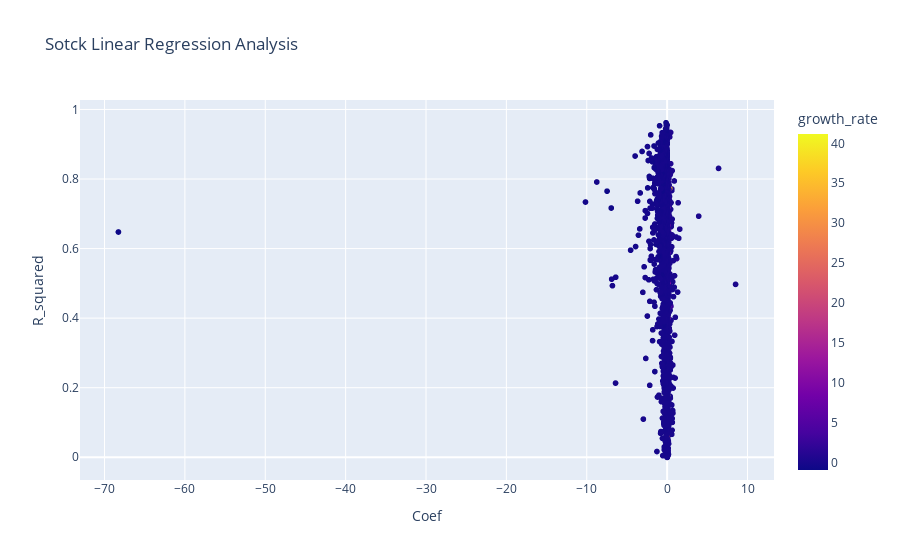

This figure's notebook cell:
### Code cell
px.scatter(df_lr,
           x='Coef',y='R_squared',color='growth_rate',
           title='Sotck Linear Regression Analysis'
                     )

### Figure 1 — Plotly figure (JSON) as saved in the notebook; plotly's stock layout.template omitted (floating-point values rounded to 4 significant figures; data arrays with more than 128 entries replaced by an {"elided": "..."} marker saying what was removed)
{"data": [{"hovertemplate": "Coef=%{x}<br>R_squared=%{y}<br>growth_rate=%{marker.color}<extra></extra>", "legendgroup": "", "marker": {"color": {"elided": "5550 float values"}, "coloraxis": "coloraxis", "symbol": "circle"}, "mode": "markers", "name": "", "showlegend": false, "type": "scattergl", "x": {"elided": "5550 float values"}, "xaxis": "x", "y": {"elided": "5550 float values"}, "yaxis": "y"}], "layout": {"coloraxis": {"colorbar": {"title": {"text": "growth_rate"}}, "colorscale": [[0, "#0d0887"], [0.1111, "#46039f"], [0.2222, "#7201a8"], [0.3333, "#9c179e"], [0.4444, "#bd3786"], [0.5556, "#d8576b"], [0.6667, "#ed7953"], [0.7778, "#fb9f3a"], [0.8889, "#fdca26"], [1, "#f0f921"]]}, "legend": {"tracegroupgap": 0}, "title": {"text": "Sotck Linear Regression Analysis"}, "xaxis": {"anchor": "y", "domain": [0, 1], "title": {"text": "Coef"}}, "yaxis": {"anchor": "x", "domain": [0, 1], "title": {"text": "R_squared"}}}}
